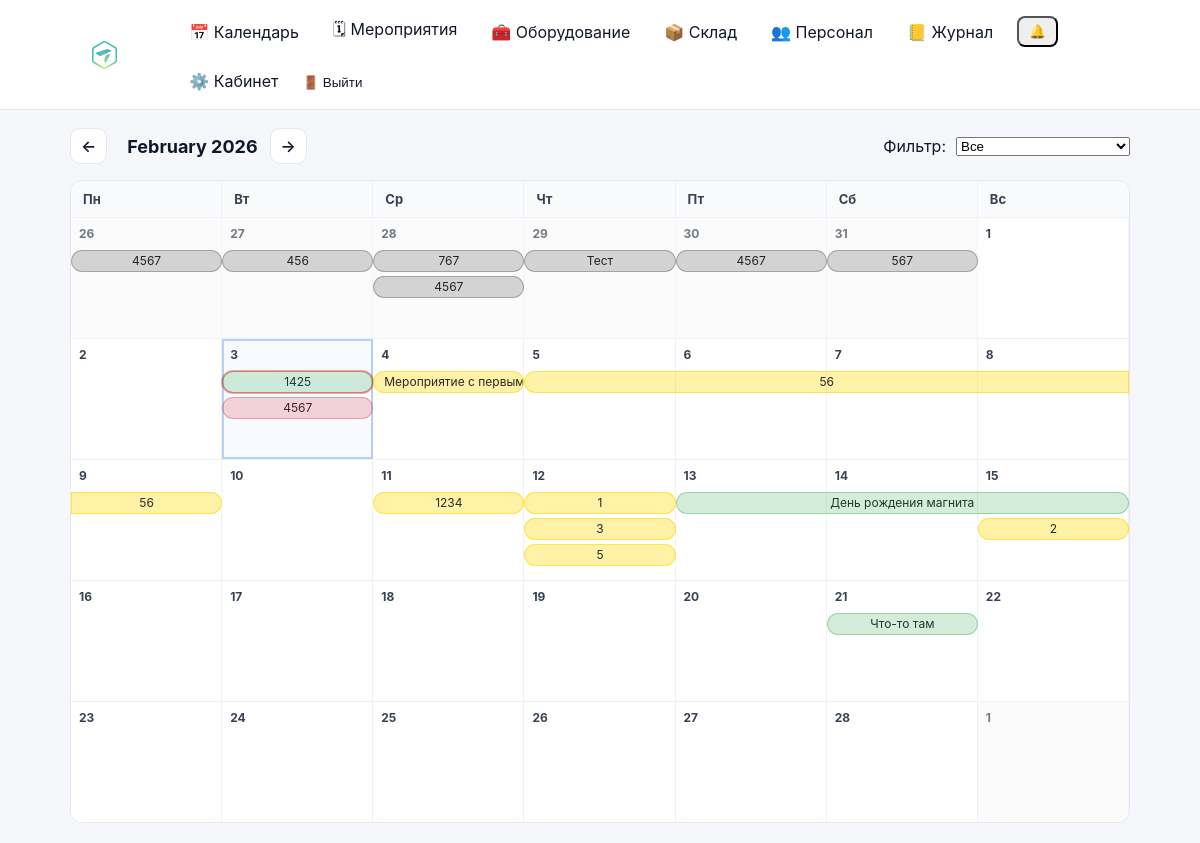
The app's page /calendar/ (signed in), older data.
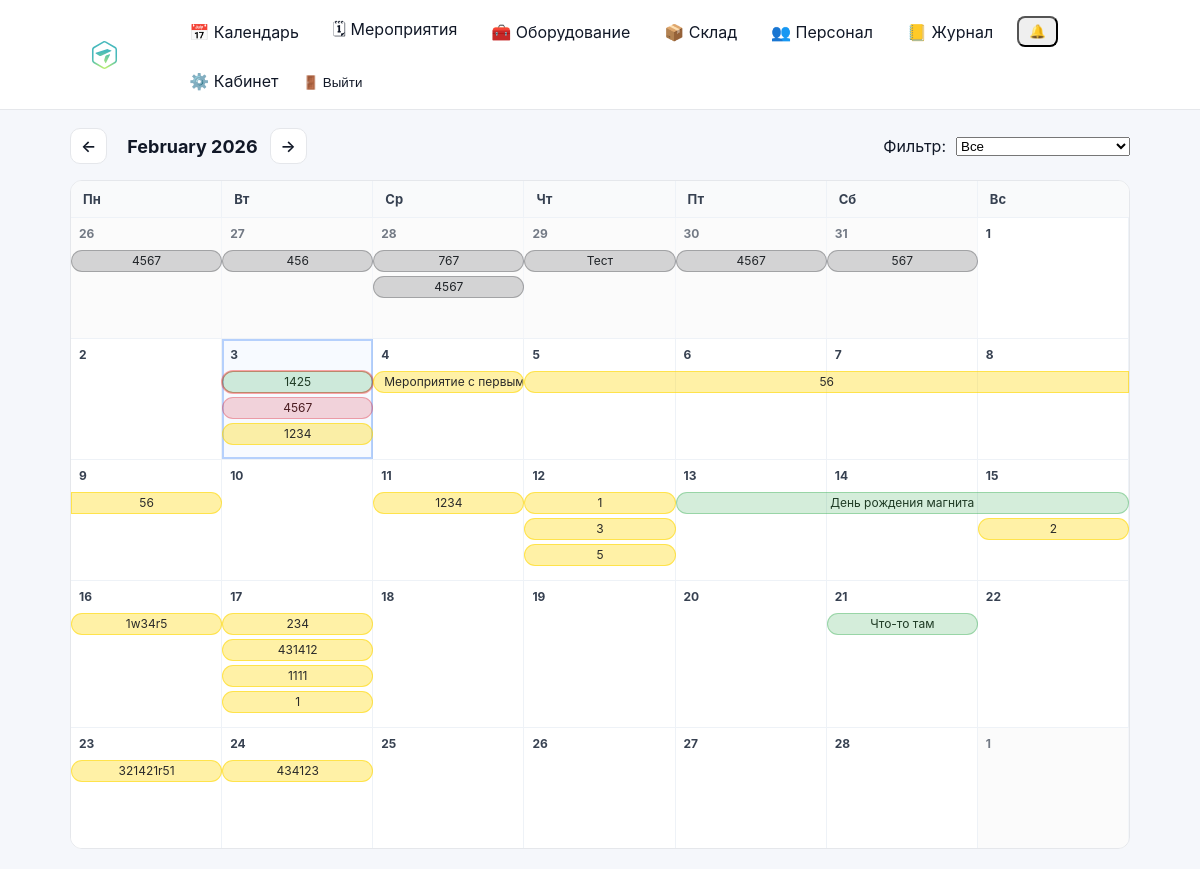
The same page, newer data.
### events/models.py (models this page shows, shortened)
class Event(models.Model):
    class Meta:
        permissions = [
            ("edit_event_card", "Can edit event card (dates/status/etc)"),
            ("edit_event_equipment", "Can edit event equipment (own/rented)"),
        ]
    STATUS_DRAFT = "draft"
    STATUS_CONFIRMED = "confirmed"
    STATUS_CANCELLED = "cancelled"
    STATUS_CLOSED = "closed"
    STATUS_CHOICES = (
        (STATUS_DRAFT, "Черновик"),
        (STATUS_CONFIRMED, "Подтверждено"),
        (STATUS_CANCELLED, "Отменено"),
        (STATUS_CLOSED, "Закрыто"),
    )
    name = models.CharField(max_length=200)
    start_date = models.DateField()
    end_date = models.DateField(blank=True, null=True)
    client = models.CharField(max_length=200, blank=True)
    location = models.CharField(max_length=200, blank=True)
    responsible = models.ForeignKey(
        User,
        on_delete=models.SET_NULL,
        null=True,
        related_name="events",
    )
    s_engineer = models.ForeignKey(
        User,
        on_delete=models.SET_NULL,
        null=True,
        blank=True,
        related_name="senior_events",
    )
    engineers = models.ManyToManyField(
        User,
        blank=True,
        related_name="engineer_events",
    )
    notes = models.TextField(blank=True, default="")
    is_deleted = models.BooleanField(default=False)
    deleted_at = models.DateTimeField(null=True, blank=True)
    status = models.CharField(
        max_length=20,
        choices=STATUS_CHOICES,
        default=STATUS_DRAFT,
    )
    created_at = models.DateTimeField(auto_now_add=True)

### events/views.py (the view)
# urls.py: path("calendar/", views.calendar_view, name="calendar"),
@login_required
def calendar_view(request: HttpRequest) -> HttpResponse:
    auto_close_past_events()
    year, month = _parse_year_month(request)
    cal_filter = (request.GET.get("filter") or "all").strip()
    if cal_filter not in {"all", "confirmed", "mine"}:
        cal_filter = "all"
    month_days = list(pycalendar.Calendar(firstweekday=0).monthdatescalendar(year, month))
    grid_start = month_days[0][0]
    grid_end = month_days[-1][-1]
    qs = (
        Event.objects.filter(is_deleted=False)
        .filter(start_date__lte=grid_end, end_date__gte=grid_start)
        .select_related("responsible", "s_engineer")
        .prefetch_related("engineers")
        .order_by("start_date", "id")
    )
    can_view_all = _can_view_all_events(request.user)
    if not can_view_all:
        qs = qs.filter(_participation_q(request.user)).distinct()
        cal_filter = "mine"
    if cal_filter == "confirmed":
        qs = qs.filter(status="confirmed")
    elif cal_filter == "mine":
        qs = qs.filter(_participation_q(request.user)).distinct()
    event_problem = {e.id: bool(calculate_shortages(e)) for e in qs}
    week_segments: dict[date, list[dict]] = {}
    for week in month_days:
        ws = week[0]
        we = week[-1]
        segs: list[dict] = []
        for e in qs:
            seg_start = max(e.start_date, ws, grid_start)
            seg_end = min(e.end_date, we, grid_end)
            if seg_end < seg_start:
                continue
            start_col = week.index(seg_start)
            end_col = week.index(seg_end)
            segs.append({
                "event": e,
                "start_col": start_col,
                "end_col": end_col,
                "span": (end_col - start_col + 1),
                "cont_left": e.start_date < ws,
                "cont_right": e.end_date > we,
                "has_problem": event_problem.get(e.id, False),
                "data_start": e.start_date.strftime("%Y-%m-%d"),
                "data_end": e.end_date.strftime("%Y-%m-%d"),
            })
        week_segments[ws] = _pack_lanes(segs)
    return render(request, "events/calendar.html", {
        "year": year,
        "month": month,
        "month_name": pycalendar.month_name[month],
        "month_days": month_days,
        "week_segments": week_segments,
        "filter": cal_filter,
        "can_create_event": can_edit_event_card(request.user),
        "can_view_all_events": can_view_all,
    })

### accounts/context_processors.py (called while the page is built)
def authz_flags(request):
    user = getattr(request, "user", None)
    return {
        "can_manage_staff": can_manage_staff(user),
        "can_edit_event_card": can_edit_event_card(user),
        "can_edit_event_equipment": can_edit_event_equipment(user),
        "can_edit_inventory": can_edit_inventory(user),
        "can_view_stock": can_view_stock(user),
    }

### accounts/permissions.py (called while the page is built)
def _ok(user) -> bool:
    return bool(user and user.is_authenticated)

def is_super(user) -> bool:
    return bool(_ok(user) and getattr(user, "is_superuser", False))

def can_manage_staff(user) -> bool:
    return is_super(user) or (_ok(user) and user.has_perm("accounts.manage_staff"))

def can_edit_inventory(user) -> bool:
    return is_super(user) or (_ok(user) and user.has_perm("inventory.manage_inventory"))

def can_view_stock(user) -> bool:
    return is_super(user) or (_ok(user) and (user.has_perm("inventory.manage_inventory") or user.has_perm("events.edit_event_card")))

def can_edit_event_card(user) -> bool:
    return is_super(user) or (_ok(user) and user.has_perm("events.edit_event_card"))

def can_edit_event_equipment(user) -> bool:
    return is_super(user) or (_ok(user) and user.has_perm("events.edit_event_equipment"))

### events/templatetags/event_extras.py (called while the page is built)
@register.filter
def get_item(dictionary, key):
    if not dictionary:
        return []
    return dictionary.get(key, [])

### events/utils.py (called while the page is built)
def auto_close_past_events():
    today = date.today()
    Event.objects.filter(end_date__lt=today, is_deleted=False).exclude(status__in=["closed", "cancelled"]).update(status="closed")

### events/views.py (called while the page is built)
def _safe_int(v, default=0) -> int:
    try:
        return int(v)
    except Exception:
        return default

def _parse_year_month(request: HttpRequest) -> tuple[int, int]:
    today = timezone.localdate()
    year = _safe_int(request.GET.get("year"), today.year)
    month = _safe_int(request.GET.get("month"), today.month)
    month = max(1, min(12, month))
    return year, month

def _can_view_all_events(user) -> bool:
    if not user or not user.is_authenticated:
        return False
    if getattr(user, "is_superuser", False):
        return True
    groups = set(user.groups.values_list("name", flat=True))
    return (ROLE_MANAGER in groups) or (ROLE_SENIOR_ENGINEER in groups)

### events/templates/events/calendar.html (shortened to what this page needs)
{% extends "base.html" %}
{% load event_extras %}
{% block content %}
{% now "Y-m-d" as today_str %}
<div class="cal-head">
  <div style="display:flex; align-items:center; gap:12px;">
    {% if month > 1 %}
      <a class="btn-secondary" href="?year={{ year }}&month={{ month|add:"-1" }}&filter={{ filter }}">←</a>
    {% else %}
      <a class="btn-secondary" href="?year={{ year|add:"-1" }}&month=12&filter={{ filter }}">←</a>
    {% endif %}
    <strong style="font-size:18px;">{{ month_name }} {{ year }}</strong>
    {% if month < 12 %}
      <a class="btn-secondary" href="?year={{ year }}&month={{ month|add:"1" }}&filter={{ filter }}">→</a>
    {% else %}
      <a class="btn-secondary" href="?year={{ year|add:"1" }}&month=1&filter={{ filter }}">→</a>
    {% endif %}
  </div>
  <form method="get" style="display:flex; align-items:center; gap:10px;">
    <label class="muted" for="filter" style="white-space:nowrap;">Фильтр:</label>
    <select id="filter" name="filter" onchange="this.form.submit()">
      <option value="all" {% if filter == "all" %}selected{% endif %}>Все</option>
    </select>
  </form>
</div>
<div class="cal-wrap">
  <div class="cal-weekdays">
    <div>Пн</div><div>Вт</div><div>Ср</div><div>Чт</div><div>Пт</div><div>Сб</div><div>Вс</div>
  </div>
  {% for week in month_days %}
    <div class="cal-week">
      {% for day in week %}
        <div class="cal-day
                    {% if day.month != month %}other-month{% endif %}
                    {% if day|date:'Y-m-d' == today_str %}today{% endif %}"
             data-day="{{ day|date:'Y-m-d' }}">
          <div class="cal-day-number">{{ day.day }}</div>
        </div>
      {% endfor %}
      <div class="cal-bars">
        {% for seg in week_segments|get_item:week.0 %}
          <div
            class="event-bar
                   status-{{ seg.event.status }}
                   {% if seg.has_problem %}has-problem{% endif %}
                   {% if seg.cont_left %}cont-left{% endif %}
                   {% if seg.cont_right %}cont-right{% endif %}"
            style="--start: {{ seg.start_col }}; --span: {{ seg.span }}; --lane: {{ seg.lane }};"
            draggable="{% if can_create_event %}true{% else %}false{% endif %}"
            data-event-id="{{ seg.event.id }}"
            data-event-name="{{ seg.event.name|escapejs }}"
            data-start="{{ seg.data_start }}"
            data-end="{{ seg.data_end }}"
            data-status="{{ seg.event.status|escapejs }}"
            data-notes="{{ seg.event.notes|default:''|escapejs }}"
            title="{{ seg.event.name }} · {{ seg.event.start_date|date:'d.m.Y' }} – {{ seg.event.end_date|date:'d.m.Y' }} · {{ seg.event.get_status_display }}"
          >
            <a href="{% url 'event_detail' seg.event.id %}?year={{ year }}&month={{ month }}" onclick="return false;">
              {{ seg.event.name }}
            </a>
          </div>
        {% endfor %}
      </div>
    </div>
  {% endfor %}
</div>
{% endblock %}

### backend/templates/base.html (shortened to what this page needs)
{% load static %}
<!doctype html>
<html lang="ru">
<head>
  <link rel="stylesheet" href="{% static 'css/base.css' %}">
  <link rel="stylesheet" href="{% static 'css/calendar.css' %}">
</head>
<body>
  <header class="topbar">
    <div class="container topbar-inner">
<a href="{% url 'calendar' %}" class="nav-logo">
    <img src="{% static 'images/VidiumLogo.svg' %}"
         alt="Vidium"
         class="logo-img">
</a>
      {% if user.is_authenticated %}
        <nav class="nav">
          <a class="nav-link" href="{% url 'calendar' %}">📅 Календарь</a>
          <a class="nav-link" href="{% url 'event_list' %}">🗓 Мероприятия</a>
          <a class="nav-link" href="{% url 'equipment_list_categories' %}">🧰 Оборудование</a>
          {% if can_view_stock %}
            <a class="nav-link" href="{% url 'stock_type_list' %}">📦 Склад</a>
          {% endif %}
          {% if can_manage_staff %}
            <a class="nav-link" href="{% url 'personnel' %}">👥 Персонал</a>
            <a class="nav-link" href="{% url 'audit_list' %}">📒 Журнал</a>
          {% endif %}
          <div class="notif-wrap">
            <button type="button" class="nav-link notif-bell" id="notifBell" aria-label="Уведомления">
              🔔
              <span class="notif-dot{% if notifications_unread_count|default:0 > 0 %} is-on{% endif %}" id="notifDot"></span>
            </button>
          </div>
          <a class="nav-link" href="{% url 'cabinet:dashboard' %}">⚙️ Кабинет</a>
          <form method="post" action="{% url 'logout' %}" style="display:inline;">
  <button type="submit" class="nav-link" style="background:none;border:none;padding:0;cursor:pointer;">
    🚪 Выйти
  </button>
</form>
        </nav>
      {% endif %}
    </div>
  </header>
  <main class="container" style="padding-top: 18px;">
    {% block content %}{% endblock %}
  </main>
</body>
</html>

### static/css/base.css (style rules this page uses)
* { box-sizing: border-box; }
html, body { height: 100%; }
body { margin: 0; font-family: -apple-system, BlinkMacSystemFont, "Segoe UI", Roboto, Arial, sans-serif; background: #f5f7fb; color: #111827; }
a { color: inherit; text-decoration: none; }
.container { max-width: 1100px; margin: 0 auto; padding: 20px; }
.topbar { background: #ffffff; border-bottom: 1px solid #e5e7eb; }
.topbar-inner { max-width: 1100px; margin: 0 auto; padding: 12px 20px; display: flex; align-items: center; justify-content: space-between; gap: 20px; }
.nav-logo { display: inline-flex; align-items: center; margin-right: 20px; padding: 6px 8px; border-radius: 12px; line-height: 1; }
.logo-img { height: 56px; width: auto; display: block; }
.nav { display: flex; align-items: center; gap: 14px; flex-wrap: wrap; }
.nav-link { padding: 6px 10px; border-radius: 8px; color: #111827; text-decoration: none; display: inline-flex; align-items: center; gap: 6px; }
.btn-secondary { display: inline-flex; align-items: center; padding: 7px 10px; border-radius: 10px; border: 1px solid #e5e7eb; background: #ffffff; color: #111827; font-weight: 600; text-decoration: none; margin-right: 8px; transition: transform 160ms ease, box-shadow 160ms ease, background 160ms ease; }
.notif-wrap { position: relative; display: inline-flex; align-items: center; }
.notif-bell { position: relative; }
.notif-dot { position:absolute; top:-2px; right:-6px; width:10px; height:10px; border-radius:999px; background: transparent; border: 2px solid transparent; }

### static/css/calendar.css (style rules this page uses)
.other-month { background: #fafafa; color: #9ca3af; }
.status-draft { background: #ffe58a; color: #222; }
.status-confirmed { background: #9be39b; color: #133; }
.status-cancelled { background: #ffb3b3; color: #511; }
.status-closed { background: #5a5a5a; color: #fff; }

### events/templates/events/calendar.html (style rules this page uses)
.cal-wrap { background:#ffffff; border:1px solid #e5e7eb; border-radius:12px; overflow:hidden; }
.cal-head { display:flex; align-items:center; justify-content:space-between; gap:16px; margin-bottom:16px; }
.cal-weekdays { display:grid; grid-template-columns:repeat(7, 1fr); background:#f9fafb; border-bottom:1px solid #eef2f7; }
.cal-weekdays div { padding:10px 12px; font-size:13px; color:#374151; font-weight:700; border-right:1px solid #eef2f7; }
.cal-weekdays div:last-child { border-right:0; }
.cal-week { position:relative; display:grid; grid-template-columns:repeat(7, 1fr); border-bottom:1px solid #eef2f7; --lanes: 3; }
.cal-week:last-child { border-bottom:0; }
.cal-day { min-height:120px; padding:8px; border-right:1px solid #eef2f7; position:relative; cursor:pointer; background:#ffffff; }
.cal-day.other-month { background:#fafafa; color:#9ca3af; cursor:default; opacity: 0.70; }
.cal-day.today { background: rgba(59,130,246,0.04); outline: 2px solid rgba(59,130,246,0.35); outline-offset: -2px; }
.cal-day-number { font-weight:700; font-size:12px; color:#374151; margin-bottom:6px; user-select:none; }
.cal-bars { position:absolute; left:0; right:0; top:26px; height: calc(12px + (var(--lanes) * 26px)); pointer-events:none; overflow:hidden; }
.event-bar { position:absolute; height:22px; display:flex; align-items:center; justify-content:center; padding:0 10px; font-size:12px; line-height:1; white-space:nowrap; overflow:hidden; text-overflow:ellipsis; border:1px solid transparent; box-sizing:border-box; border-radius:999px; pointer-events:auto; user-select:none; left: calc(var(--start) * (100% / 7)); width: calc(var(--span) * (100% / 7)); top: calc(6px + (var(--lane) * 26px)); transition: filter 140ms ease, box-shadow 140ms ease, transform 140ms ease; }
.event-bar a { color:inherit; text-decoration:none; width:100%; text-align:center; display:block; }
.event-bar.cont-left { border-top-left-radius:6px; border-bottom-left-radius:6px; }
.event-bar.cont-right { border-top-right-radius:6px; border-bottom-right-radius:6px; }
.event-bar[draggable="true"] { cursor:grab; }
.event-bar.status-draft { background: rgba(255, 215, 0, .35); border-color: rgba(255, 215, 0, .55); color:#2a2a2a; }
.event-bar.status-confirmed { background: rgba(40, 167, 69, .20); border-color: rgba(40, 167, 69, .35); color:#1f3b25; }
.event-bar.status-cancelled { background: rgba(220, 53, 69, .20); border-color: rgba(220, 53, 69, .35); color:#4a1c20; }
.event-bar.status-closed { background: rgba(33, 37, 41, .18); border-color: rgba(33, 37, 41, .28); color:#1f2327; }
.event-bar.has-problem { outline:2px solid rgba(255, 0, 0, 0.35); outline-offset:-1px; }

Row changes from the older to the newer data that the page shows:
added Event: event.name "1234"
added Event: event.name "1w34r5"
added Event: event.name "234"
added Event: event.name "431412"
added Event: event.name "1111"
added Event: event.name "1"
added Event: event.name "321421r51"
added Event: event.name "434123"
